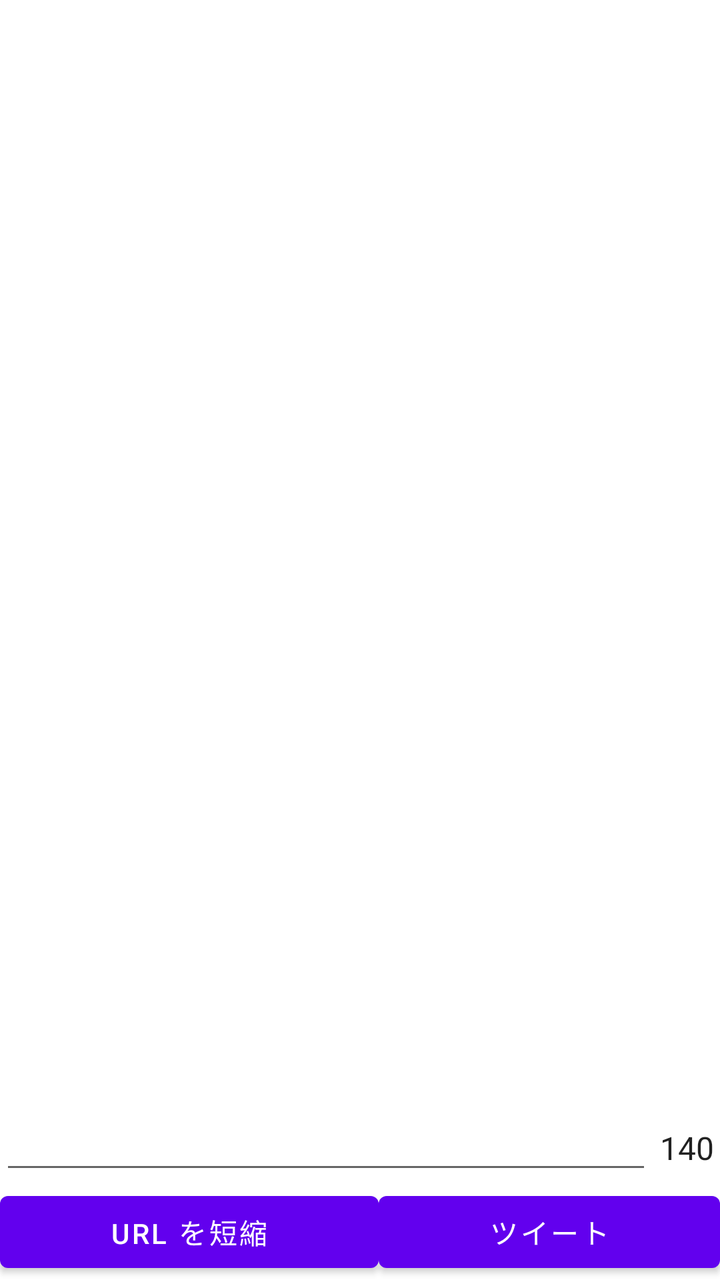
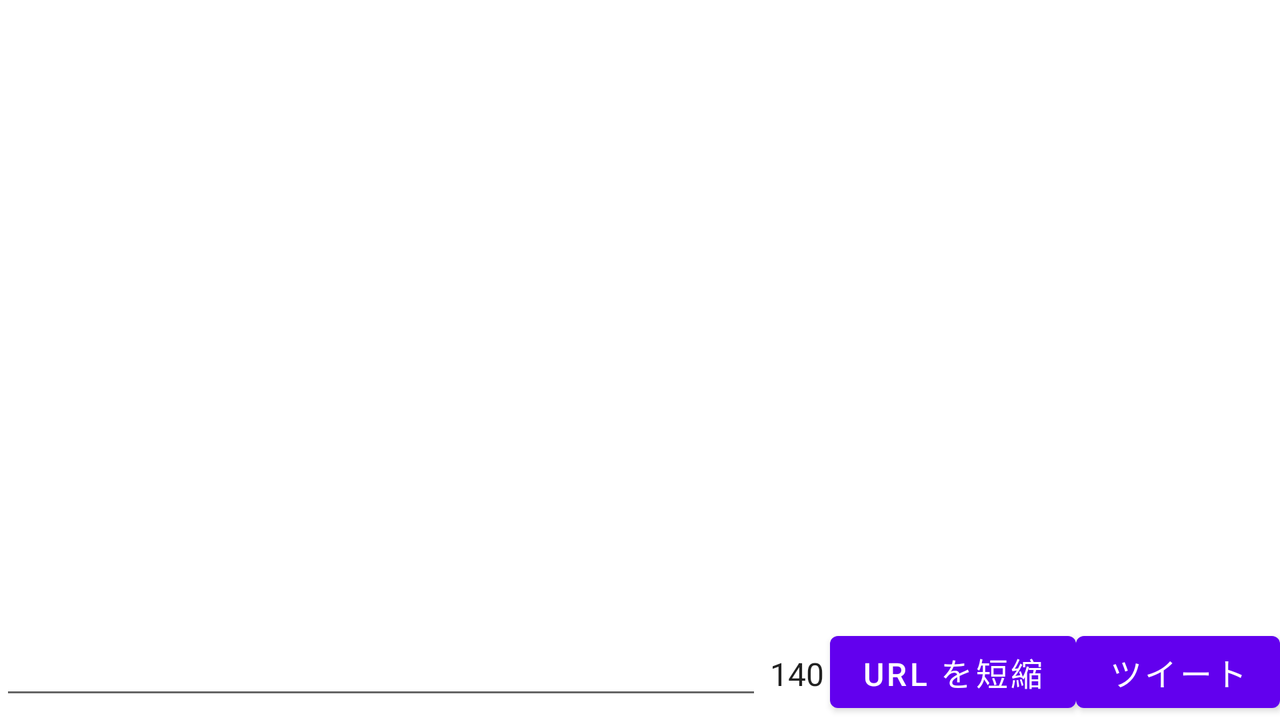

The same Android screen from two of the app's own layout files: first res/layout/ as a phone draws it, then the repository's variant for another configuration, drawn on a device whose configuration selects that folder. Both files follow.
<!-- AndroidManifest.xml: fallback theme Theme.MaterialComponents.DayNight.NoActionBar -->
<!-- res/layout/spost.xml -->
<?xml version="1.0" encoding="utf-8"?>
<RelativeLayout
  xmlns:android="http://schemas.android.com/apk/res/android"
  android:layout_height="wrap_content" android:layout_width="wrap_content" android:layout_gravity="top">
    <LinearLayout android:layout_height="fill_parent" android:layout_width="fill_parent" android:id="@+id/postMsg" android:layout_above="@+id/postBtn">
        <EditText android:layout_width="wrap_content" android:layout_weight="1" android:imeOptions="flagNoExtractUi" android:id="@+id/postTweetMsg" android:gravity="top" android:layout_height="wrap_content" android:layout_gravity="bottom"></EditText>
        <TextView android:id="@+id/postTweetCnt" android:layout_marginLeft="3dp" android:text="140" android:layout_width="wrap_content" android:minWidth="28dp" android:layout_height="wrap_content" android:layout_marginRight="3dp" android:textSize="@dimen/defaultFontSizeMiddle" android:textColor="?android:textColorPrimary" android:gravity="right" android:layout_gravity="bottom"></TextView>
	</LinearLayout>
	<LinearLayout android:layout_height="wrap_content" android:layout_alignParentBottom="true" android:scrollbars="vertical" android:layout_width="fill_parent" android:id="@+id/postBtn">
	    <Button android:layout_width="wrap_content" android:layout_height="wrap_content" android:layout_weight="1" android:id="@+id/postShortenBtn" android:text="@string/shortenText"></Button>
	    <Button android:layout_width="wrap_content" android:layout_height="wrap_content" android:layout_weight="1" android:id="@+id/postTweetBtn" android:text="@string/tweetText"></Button>
	</LinearLayout>
</RelativeLayout>
<!-- resources referenced by this layout -->
<resources>
  <dimen name="defaultFontSizeMiddle">16sp</dimen>
  <string name="shortenText">URL を短縮</string>
  <string name="tweetText">ツイート</string>
</resources>
<!-- res/layout-land/spost.xml (the repository's variant of the layout above) -->
<!-- drawn on the phone turned sideways -->
<?xml version="1.0" encoding="utf-8"?>
<RelativeLayout
  xmlns:android="http://schemas.android.com/apk/res/android"
  android:layout_height="wrap_content" android:layout_width="wrap_content" android:layout_gravity="top">
    <LinearLayout android:layout_height="fill_parent" android:layout_width="fill_parent" android:id="@+id/postMsg">
        <EditText android:layout_width="wrap_content" android:layout_weight="1" android:imeOptions="flagNoExtractUi" android:id="@+id/postTweetMsg" android:gravity="top" android:textSize="@dimen/defaultFontSizeMiddle" android:layout_height="wrap_content" android:layout_gravity="bottom"></EditText>
        <TextView android:id="@+id/postTweetCnt" android:layout_marginLeft="3dp" android:text="140" android:layout_width="wrap_content" android:minWidth="28dp" android:layout_height="wrap_content" android:layout_marginRight="3dp" android:gravity="right" android:textSize="@dimen/defaultFontSizeMiddle" android:textColor="?android:textColorPrimary" android:layout_gravity="bottom"></TextView>
        <Button android:layout_width="wrap_content" android:id="@+id/postShortenBtn" android:text="@string/shortenText" android:textSize="@dimen/defaultFontSizeMiddle" android:layout_height="wrap_content" android:layout_gravity="bottom"></Button>
	    <Button android:id="@+id/postTweetBtn" android:layout_width="wrap_content" android:text="@string/tweetText" android:textSize="@dimen/defaultFontSizeMiddle" android:layout_height="wrap_content" android:layout_gravity="bottom"></Button>
        <LinearLayout android:id="@+id/postBtn" android:layout_height="wrap_content" android:scrollbars="vertical" android:layout_width="wrap_content"></LinearLayout>
	</LinearLayout>
</RelativeLayout>
